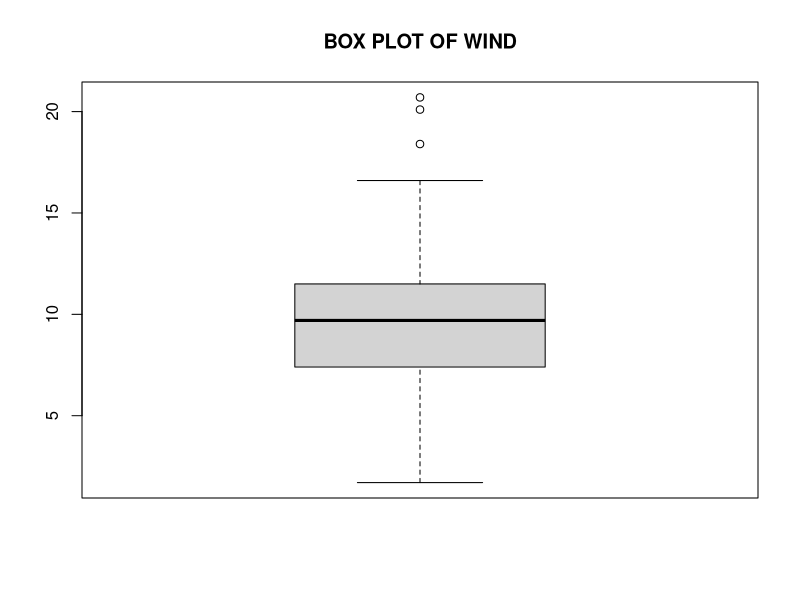
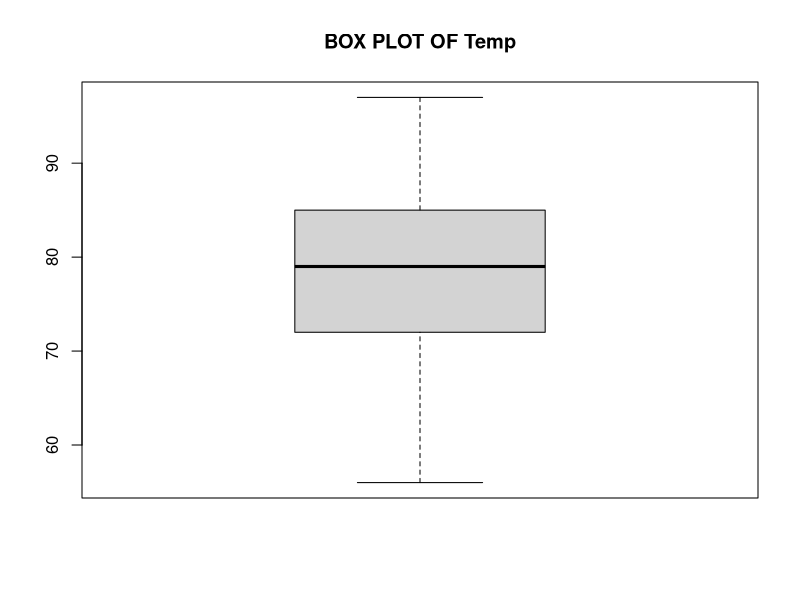
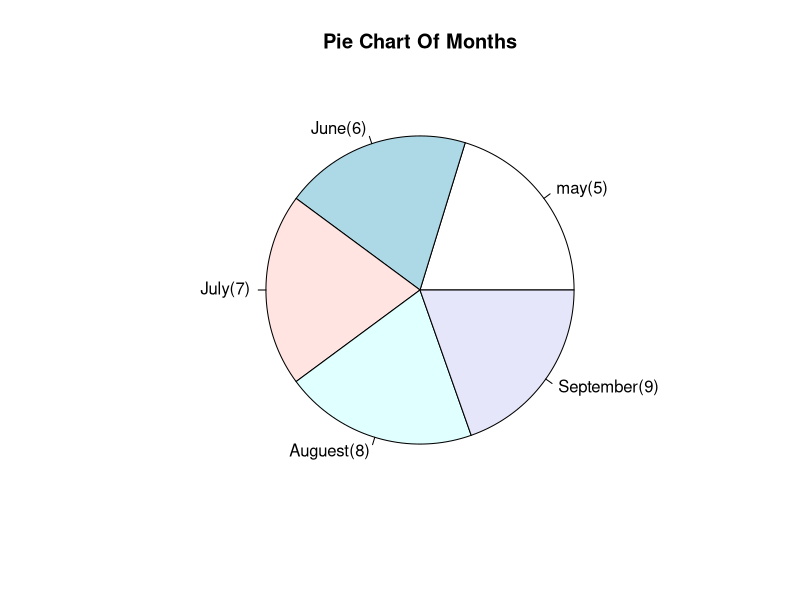

Recreate these plots in R, in order.
## ---- chunk 1
seq(3, 30, 2)
seq(3, 29, 2)
## ---- chunk 2

x<- 15:100
x
y<-seq(15,100,by=5)
y
length(x)
length(y)
length(x)-length(y)

## ---- chunk 3
x<-c(1,11,21,31,41,51,61,71)
x_square<- x^2
x_square
mean(x_square[1:5])
median(x_square[1:5])


## ---- chunk 4
#solution 1
factorVar<- c(10.8,2.7,5.0,3.5)
factorVar <- factor(factorVar,levels=c(10.8,2.7,5.0,3.5))
factorVar <-as.numeric(c(10.8,2.7,5.0,3.5))
factorVar
class(factorVar)

#solution 2

factorVar<- factor(c(10.8,2.7,5.0,3.5))
factorVar <- as.numeric(as.character(factorVar))
factorVar

class(factorVar)


## ---- chunk 5
### read.csv(dataset.csv,na.strings=c("?","Nan"))
getwd()
## ---- chunk 6
n<-10:40
sum((3^n)/factorial(4))


## ---- chunk 7
n<-1:20
prod((3*n)+(1/n))


## ---- chunk 8
####Using the following commands, you can create a vector with a length of six. Each element in the vector can be accessed by its position or index, indicated by square brackets. In this case, we are indexing the NA number of the vector but since the index of Na does not exist, we get NA 6 times (length of vector).#####


  Vector <-c(0:5)[NA]
Vector
## ---- chunk 9
##### If the argument passed to is. numeric() is a type of numeric data such as a double or integer, it returns TRUE, otherwise it returns FALSE.

 ###### If the object has no attributes or only the name attribute, is.vector() returns TRUE, otherwise, it returns FALSE.

###### If the object is a character type, then is.vector() returns TRUE, otherwise it returns FALSE.

######  If there are missing values in a dataset, the is. na ( ) function returns True, otherwise it returns False.

x <- c("a","b",NA,2)

is.numeric(x)


is.vector(x)

is.na(x)


is.character(x)

## ---- chunk 10
library(datasets)

## ---- chunk 11
head(airquality)
     

## ---- chunk 12
### the average of the first four variables###

colMeans(airquality[1:4],na.rm=T)

###fifth month using the sapply()####

sapply(airquality[5],mean)
## ---- chunk 13
### Box Plot Of Wind###


thewind<- boxplot(airquality$Wind,main="BOX PLOT OF WIND")
thewind
### display the value of outliers####
thewind$out
### Box Plot Of Temp ###
thetemp <- boxplot(airquality$Temp,main="BOX PLOT OF Temp")
thetemp
### ### display the value of outliers###
thetemp$out
## ---- chunk 14
### upper quartile of the Wind###

###solution 1

data <-airquality$Wind
quantile(data,prob=0.75,na.rm=T)

### solution 2

upper_quartile<- summary(airquality$Wind)[5]
upper_quartile

## ---- chunk 15
###I Identify  which  months exist in the dataset ####
airquality$Month

#### I created a vector indicates the names of the months from May to September.
vect_month<- c("may(5)","June(6)","July(7)","Auguest(8)","September(9)")

month_table<-table(airquality$Month)
rownames(month_table)<- vect_month

month_table

pie(month_table,main="Pie Chart Of Months")
